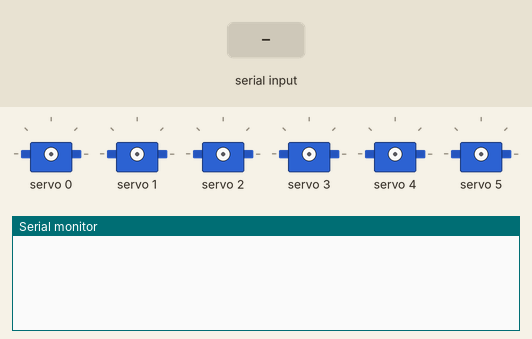
This sketch was run on a simulated Arduino Uno, built with avr-gcc and run on an emulated ATmega328P. On the bench: 6 × servo, the last lines printed to the serial monitor. The test bench sets the inputs (shaded band).

Above: at 1.2 s.
1.3 s: "1\n" received over Serial
At 3.6 s:
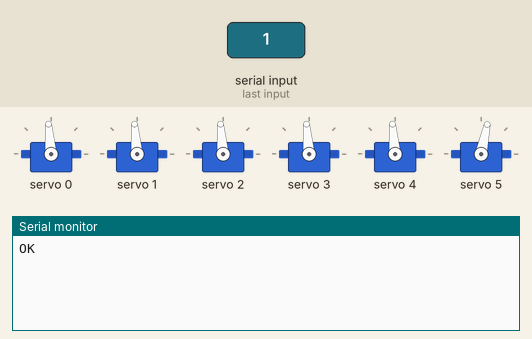
4.3 s: "90,45\n" received over Serial
At 5.1 s:
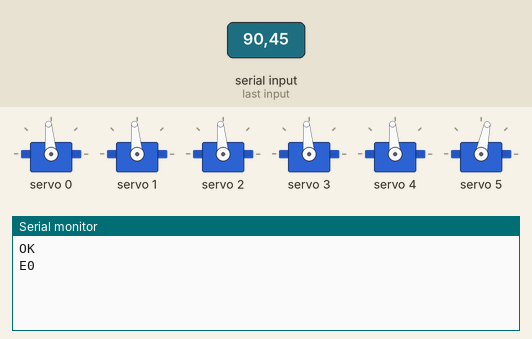

The sketch:

PCA_accustomed.ino
```cpp
#include <Wire.h>
#include <Adafruit_PWMServoDriver.h>

#define INPUT_BUFFER_SIZE 50
#define SERVOMIN  150 // Minimum pulse length count (out of 4096)
#define SERVOMAX  600 // Maximum pulse length count (out of 4096)

// Define servo channels on the PCA9685
#define BASE_CHANNEL 0
#define SHOULDER_CHANNEL 1
#define ELBOW_CHANNEL 2
#define WRIST_ROT_CHANNEL 3
#define WRIST_PITCH_CHANNEL 4
#define GRIPPER_CHANNEL 5

// Angle ranges for each servo
#define BASE_MIN_ANGLE 0
#define BASE_MAX_ANGLE 180
#define SHOULDER_MIN_ANGLE 15
#define SHOULDER_MAX_ANGLE 165
#define ELBOW_MIN_ANGLE 0
#define ELBOW_MAX_ANGLE 180
#define WRIST_ROT_MIN_ANGLE 0
#define WRIST_ROT_MAX_ANGLE 180
#define WRIST_PITCH_MIN_ANGLE 0
#define WRIST_PITCH_MAX_ANGLE 180
#define GRIPPER_MIN_ANGLE 10
#define GRIPPER_MAX_ANGLE 73

static char inputBuffer[INPUT_BUFFER_SIZE];
Adafruit_PWMServoDriver pwm = Adafruit_PWMServoDriver();

struct Position {
  int base;
  int shoulder;
  int elbow;
  int wrist_rot;
  int wrist_pitch;
  int gripper;
  int speed;

  Position() : base(90), shoulder(90), elbow(90), wrist_rot(90), wrist_pitch(90), gripper(73), speed(150) {}

  int setFromString(char* input) {
    int parsed = sscanf(input, "P%d,%d,%d,%d,%d,%d,%d", &base, &shoulder, &elbow, &wrist_rot, &wrist_pitch, &gripper, &speed);
    return (parsed == 7) ? 1 : -1;
  }

  void set(int b, int s, int e, int wr, int wp, int g) {
    base = b;
    shoulder = s;
    elbow = e;
    wrist_rot = wr;
    wrist_pitch = wp;
    gripper = g;
    speed = 150;  // Default speed
  }
};

Position armPosition;

void setup() {
  Serial.begin(115200);
  pwm.begin();
  pwm.setPWMFreq(60);  // Analog servos run at ~60 Hz
  delay(10);
}

void loop() {
    handleInput();
}

void handleInput() {
  if (Serial.available() > 0) {
    byte result = Serial.readBytesUntil('\n', inputBuffer, INPUT_BUFFER_SIZE);
    inputBuffer[result] = 0;
    interpretCommand(inputBuffer, result);
  }
}

void interpretCommand(char* inputBuffer, byte commandLength) {
  if (inputBuffer[0] == 'P') {
    positionArm(&inputBuffer[0]);
  } else if (inputBuffer[0] == 'H') {
    homePositionArm();
  } else if (inputBuffer[0] == '0') {
    powerOff();
    Serial.println("OK");
  }  else if (inputBuffer[0] == '1') {
    powerOn();
    Serial.println("OK");
  } else {
    Serial.println("E0");
  }
  Serial.flush();
}

void setServoAngle(uint8_t channel, int angle, int minAngle, int maxAngle) {
  angle = constrain(angle, minAngle, maxAngle);
  int pulse = map(angle, 0, 180, SERVOMIN, SERVOMAX);
  pwm.setPWM(channel, 0, pulse);
}

void moveToPosition(Position &pos) {
  setServoAngle(BASE_CHANNEL, pos.base, BASE_MIN_ANGLE, BASE_MAX_ANGLE);
  delay(pos.speed);
  setServoAngle(SHOULDER_CHANNEL, pos.shoulder, SHOULDER_MIN_ANGLE, SHOULDER_MAX_ANGLE);
  delay(pos.speed);
  setServoAngle(ELBOW_CHANNEL, pos.elbow, ELBOW_MIN_ANGLE, ELBOW_MAX_ANGLE);
  delay(pos.speed);
  setServoAngle(WRIST_ROT_CHANNEL, pos.wrist_rot, WRIST_ROT_MIN_ANGLE, WRIST_ROT_MAX_ANGLE);
  delay(pos.speed);
  setServoAngle(WRIST_PITCH_CHANNEL, pos.wrist_pitch, WRIST_PITCH_MIN_ANGLE, WRIST_PITCH_MAX_ANGLE);
  delay(pos.speed);
  setServoAngle(GRIPPER_CHANNEL, pos.gripper, GRIPPER_MIN_ANGLE, GRIPPER_MAX_ANGLE);
  delay(pos.speed);
}

void positionArm(char *in) {
  int result = armPosition.setFromString(in);
  if (result > 0) {
    moveToPosition(armPosition);
    Serial.println("OK");
  } else {
    Serial.println("E1");
  }
}

void homePositionArm() {
  armPosition.set(90, 90, 90, 90, 90, 73);
  moveToPosition(armPosition);
  Serial.println("OK");
}

void powerOff() {
  pwm.setPWM(BASE_CHANNEL, 0, 0);
  pwm.setPWM(SHOULDER_CHANNEL, 0, 0);
  pwm.setPWM(ELBOW_CHANNEL, 0, 0);
  pwm.setPWM(WRIST_ROT_CHANNEL, 0, 0);
  pwm.setPWM(WRIST_PITCH_CHANNEL, 0, 0);
  pwm.setPWM(GRIPPER_CHANNEL, 0, 0);
}

void powerOn() {
  moveToPosition(armPosition);
}
```

Measured:
- after the input at 1.3 s, the serial monitor: prints a new line after 0.91 s (image 1)
- after the input at 4.3 s, the serial monitor: prints a new line at once (image 2)
